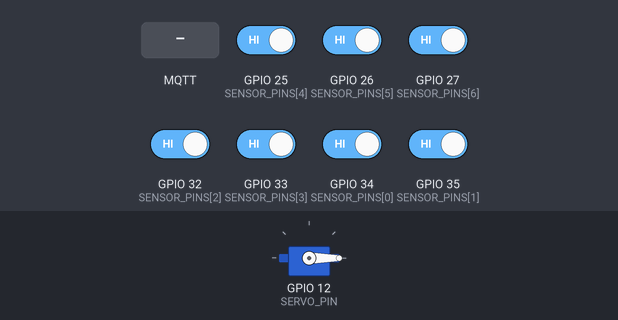
This sketch was run on a simulated ESP32. Parts: servo. The test bench sets the inputs (shaded band); at power-on: GPIO 25 (SENSOR_PINS[4]), GPIO 26 (SENSOR_PINS[5]), GPIO 27 (SENSOR_PINS[6]), GPIO 32 (SENSOR_PINS[2]), GPIO 33 (SENSOR_PINS[3]), GPIO 34 (SENSOR_PINS[0]), GPIO 35 (SENSOR_PINS[1]) HIGH. WiFi joins after 1.5 s; servers stay silent unless stated; random numbers use the default seed unless the sketch sets one; no MQTT or app messages arrive unless stated; what the sketch prints to the serial monitor is not drawn.

Above: at 2.7 s.
2.8 s: MQTT message "OPEN" arrives on the first subscribed topic
At 5.6 s:
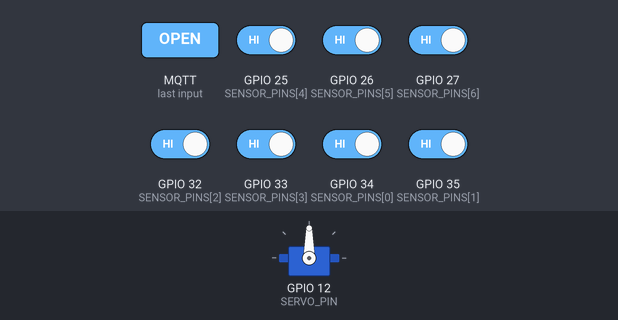
5.8 s: GPIO 25 (SENSOR_PINS[4]) driven LOW
7.3 s: GPIO 34 (SENSOR_PINS[0]) driven LOW
10.3 s: GPIO 35 (SENSOR_PINS[1]) driven LOW
11.8 s: MQTT message "1" arrives on the first subscribed topic
13.3 s: MQTT message "on" arrives on the first subscribed topic
Timing chart, 0 to 15.8 s (numbered marks = the images above; inputs shaded):
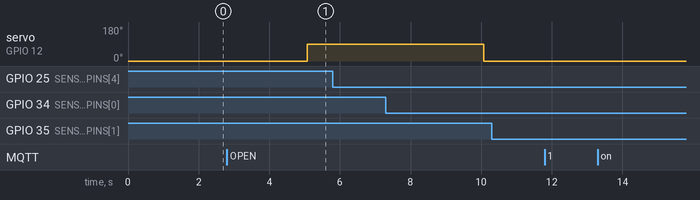

Measured:
- after the input at 2.8 s, servo on GPIO 12 (SERVO_PIN): 0° → 90° after 2.3 s
- after the input at 5.8 s, every drawn part: stays the same
- after the input at 10.3 s, every drawn part: stays the same
- after the input at 11.8 s, every drawn part: stays the same
- after the input at 13.3 s, every drawn part: stays the same

The sketch:

access_control.ino
```cpp
#include "gate_handler.h"
#include "slot_handler.h"
#include "network_handler.h"


void setup() {
  Serial.begin(115200);
  Serial.println("Booting Smart Parking System...");

  setupNetwork();
  setupGate();
  setupSlots();

  Serial.println("System Initialized. Ready.");
}

void loop() {
  delay(10);
  networkLoop();
  handleGate();
  handleSlots();
}
```

gate_handler.cpp
```cpp
#include <Arduino.h>
#include <ESP32Servo.h>
#include "gate_handler.h"

// --- Pin Definitions ---
#define SERVO_PIN 12

// --- Constants ---
const long GATE_OPEN_DURATION = 5000; // Keep gate open for 5 seconds
const int GATE_CLOSED_ANGLE = 0;
const int GATE_OPEN_ANGLE = 90;

// --- Module-specific (static) Variables ---
static Servo gateServo;
static unsigned long gateOpenTimer = 0;
static bool isGateOpen = false;

// Initializes the servo motor.
void setupGate() {
  gateServo.attach(SERVO_PIN);
  gateServo.write(GATE_CLOSED_ANGLE); // Ensure gate is closed on startup
}

// Opens the gate and starts the non-blocking timer.
void openGate() {
  Serial.println("Gate Handler: Opening gate.");
  gateServo.write(GATE_OPEN_ANGLE);
  isGateOpen = true;
  gateOpenTimer = millis(); // Start the timer!
}

// This function is called continuously from the main loop().
void handleGate() {
  // If the gate isn't open, there's nothing to do.
  if (!isGateOpen) {
    return;
  }

  // Check if the timer has expired.
  if (millis() - gateOpenTimer > GATE_OPEN_DURATION) {
    Serial.println("Gate Handler: Timer expired. Closing gate.");
    gateServo.write(GATE_CLOSED_ANGLE);
    isGateOpen = false;
  }
}
```

gate_handler.h
```cpp
#ifndef GATE_HANDLER_H
#define GATE_HANDLER_H

// Initializes the servo motor and sets its starting position.
void setupGate();

// Opens the gate and starts the auto-close timer.
void openGate();

// Checks the timer and closes the gate if needed.
// This function is non-blocking and safe to call in the main loop.
void handleGate();

#endif
```

network_handler.cpp
```cpp
#include <Arduino.h>
#include <WiFi.h>
#include <WiFiClientSecure.h>
#include <PubSubClient.h>
#include <ArduinoJson.h>
#include "network_handler.h"
#include "gate_handler.h"

// --- Configuration ---
const char* WIFI_SSID = "thegooddoctor62";
const char* WIFI_PASSWORD = "qzju6234";
const char* MQTT_BROKER = "344221df652946139079042b380d50c9.s1.eu.hivemq.cloud";
const int MQTT_PORT = 8883;
const char* MQTT_USER = "thegooddoctor62";
const char* MQTT_PASSWORD = "Ashwin@25";

// --- Topics ---
const char* MQTT_SUBSCRIBE_TOPIC = "door_open";
const char* MQTT_PUBLISH_TOPIC_SLOTS = "parking/esp32/status";

// --- Slot Mapping ---
const int TOTAL_SLOTS = 20;
const int REAL_SLOT_MAPPING[NUM_REAL_SENSORS] = {2, 5, 6, 9, 13, 17, 19};

// --- Global Clients ---
WiFiClientSecure wifiClientSecure;
PubSubClient mqttClient(wifiClientSecure);
unsigned long lastReconnectAttempt = 0;

// --- Forward Declarations ---
void reconnectMqtt();
void mqttCallback(char* topic, byte* payload, unsigned int length); // <-- FIX: Added forward declaration

// --- Callback Function (Handles incoming messages) ---
void mqttCallback(char* topic, byte* payload, unsigned int length) {
  String message;
  for (int i = 0; i < length; i++) {
    message += (char)payload[i];
  }

  Serial.printf("Message Received! Topic: %s, Payload: %s\n", topic, message.c_str());

  if (strcmp(topic, MQTT_SUBSCRIBE_TOPIC) == 0) {
    if (message.equalsIgnoreCase("OPEN")) {
      Serial.println("Network Handler: OPEN command received. Triggering gate.");
      openGate();
    } else {
      Serial.println("Network Handler: Unknown command received.");
    }
  }
}

// --- Setup Function ---
void setupNetwork() {
  Serial.print("Connecting to WiFi...");
  WiFi.begin(WIFI_SSID, WIFI_PASSWORD);
  while (WiFi.status() != WL_CONNECTED) {
    delay(500);
    Serial.print(".");
  }
  Serial.println("\nWiFi Connected.");

  wifiClientSecure.setInsecure();
  mqttClient.setServer(MQTT_BROKER, MQTT_PORT);
  mqttClient.setCallback(mqttCallback);
}

// --- Main Loop Function ---
void networkLoop() {
  if (!mqttClient.connected()) {
    reconnectMqtt();
  }
  mqttClient.loop();
}

// --- Reconnect Function (Only one copy now) ---
void reconnectMqtt() {
    long now = millis();
    if (now - lastReconnectAttempt > 5000) {
        lastReconnectAttempt = now;
        if (!mqttClient.connected()) {
            Serial.print("Attempting MQTT connection...");
            String clientId = "ESP32-Parking-Client-";
            clientId += String(random(0xffff), HEX);

            if (mqttClient.connect(clientId.c_str(), MQTT_USER, MQTT_PASSWORD)) {
                Serial.println("connected!");
                mqttClient.subscribe(MQTT_SUBSCRIBE_TOPIC);
                Serial.printf("Subscribed to: %s\n", MQTT_SUBSCRIBE_TOPIC);
            } else {
                Serial.printf("failed, rc=%d try again in 5 seconds\n", mqttClient.state());
            }
        }
    }
}

// --- Publish Function ---
void publishSlotStatus(const bool realSlotStates[NUM_REAL_SENSORS]) {
  Serial.println("-> Entered publishSlotStatus function.");
  if (!mqttClient.connected()) {
    Serial.println("   [DEBUG] MQTT client not connected. Aborting publish.");
    return;
  }

  StaticJsonDocument<1024> doc;
  JsonArray slotsArray = doc.createNestedArray("slots");

  for (int i = 0; i < TOTAL_SLOTS; i++) {
    int currentSlotNumber = i + 1;
    JsonObject slotObject = slotsArray.createNestedObject();
    slotObject["slotNumber"] = currentSlotNumber;

    int sensorIndex = -1;
    for (int j = 0; j < NUM_REAL_SENSORS; j++) {
      if (REAL_SLOT_MAPPING[j] == currentSlotNumber) {
        sensorIndex = j;
        break;
      }
    }

    if (sensorIndex != -1) {
      slotObject["status"] = realSlotStates[sensorIndex] ? "occupied" : "available";
    } else {
      slotObject["status"] = "occupied";
    }
  }

  char jsonBuffer[1024];
  serializeJson(doc, jsonBuffer);

  Serial.println("   [DEBUG] JSON payload created successfully. Contents:");
  Serial.println(jsonBuffer);
  Serial.printf("   [DEBUG] Publishing to topic: %s\n", MQTT_PUBLISH_TOPIC_SLOTS);
  mqttClient.publish(MQTT_PUBLISH_TOPIC_SLOTS, "test");
  mqttClient.publish(MQTT_PUBLISH_TOPIC_SLOTS, jsonBuffer);
  Serial.println("<- Exiting publishSlotStatus function.");
}
```

network_handler.h
```cpp
#ifndef NETWORK_HANDLER_H
#define NETWORK_HANDLER_H

// The number of real sensors we have connected.
// We define it here so both handlers can see it.
const int NUM_REAL_SENSORS = 7;

void setupNetwork();
void networkLoop();

// This is our new function for publishing the full slot status.
// It takes an array of boolean states from the slot_handler.
void publishSlotStatus(const bool realSlotStates[NUM_REAL_SENSORS]);

#endif
```

slot_handler.cpp
```cpp
#include "slot_handler.h"
#include "network_handler.h" // <-- Include this to call the publish function

// --- Configuration ---
// Note: NUM_REAL_SENSORS is now defined in network_handler.h
const int SENSOR_PINS[NUM_REAL_SENSORS] = {34, 35, 32, 33, 25, 26, 27};

// --- Module Variables ---
bool realSlotOccupied[NUM_REAL_SENSORS] = {false};

// in slot_handler.cpp

void setupSlots() {
  for (int i = 0; i < NUM_REAL_SENSORS; i++) {
    pinMode(SENSOR_PINS[i], INPUT);
    // Read the initial state of the sensor to prevent a false trigger on the first loop
    realSlotOccupied[i] = (digitalRead(SENSOR_PINS[i]) == LOW);
  }
  Serial.println("Initial sensor states have been read.");
}

void handleSlots() {
  bool stateHasChanged = false;

  for (int i = 0; i < NUM_REAL_SENSORS; i++) {
    bool isOccupied = (digitalRead(SENSOR_PINS[i]) == LOW);
    if (isOccupied != realSlotOccupied[i]) {
      realSlotOccupied[i] = isOccupied;
      stateHasChanged = true;
    }
  }

  if (stateHasChanged) {
    Serial.println("Slot Handler: State change detected, calling network handler to publish.");
    // Call the function from the network handler, passing our current sensor states
    publishSlotStatus(realSlotOccupied);
  }
}
```

slot_handler.h
```cpp
#ifndef SLOT_HANDLER_H
#define SLOT_HANDLER_H

#include <Arduino.h>

// Initializes the sensor pins.
void setupSlots();

// Checks all sensors for state changes. Call this in the main loop.
void handleSlots();

// Returns a count of how many slots are currently free.
int getFreeSlotCount();

// Returns a formatted string listing the numbers of the free slots.
String getFreeSlotsString();

#endif
```
